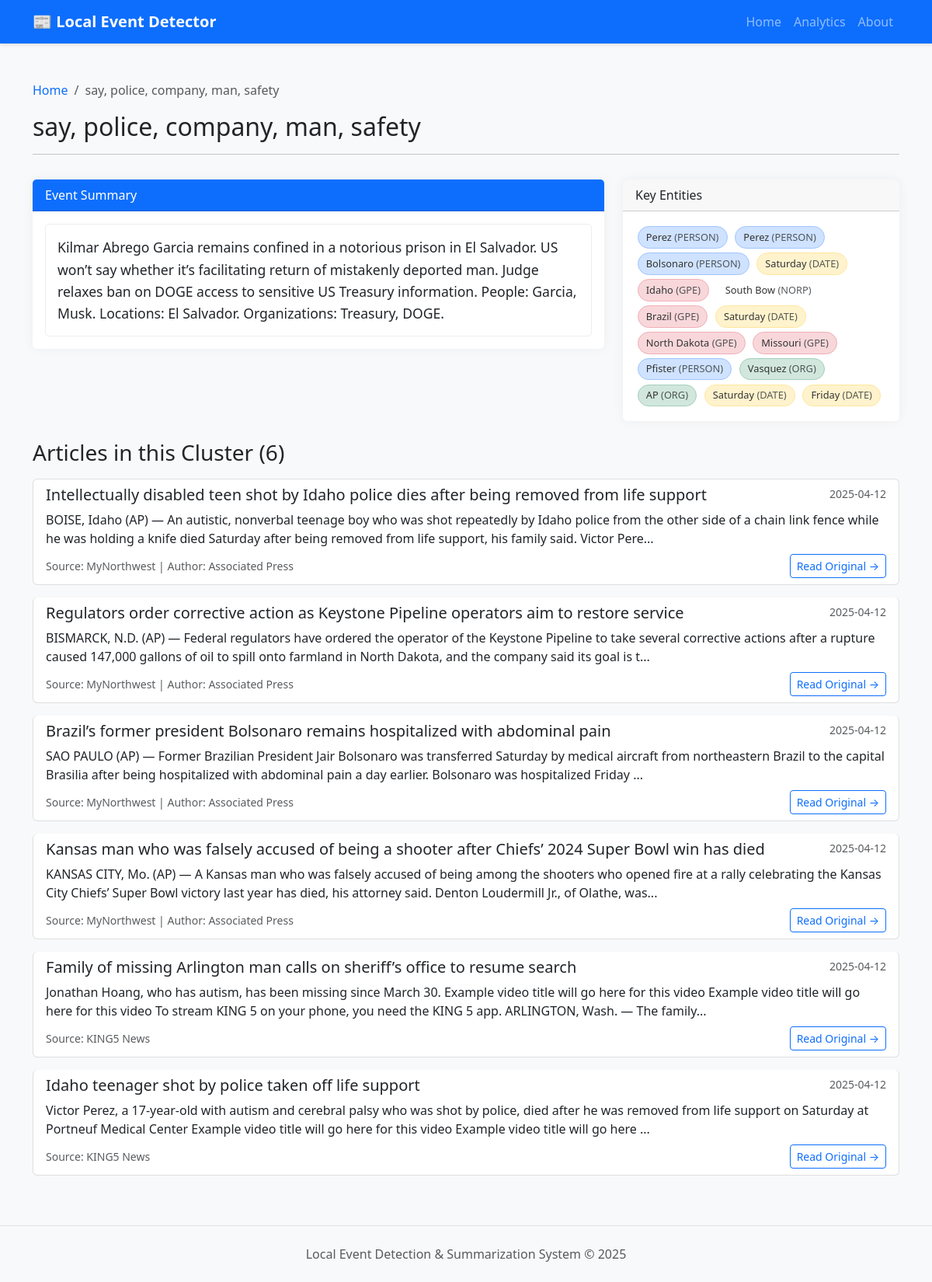
The page /cluster/0 on the database its author committed.
### database/setup_db.py (models this page shows)
class Cluster(Base):
    __tablename__ = 'clusters'
    id = Column(Integer, primary_key=True)
    created_date = Column(DateTime, default=datetime.now)
    topic = Column(String(255), nullable=True)
    article_count = Column(Integer, default=0)

class Summary(Base):
    __tablename__ = 'summaries'
    id = Column(Integer, primary_key=True)
    cluster_id = Column(Integer, nullable=False)
    summary_text = Column(Text, nullable=False)
    created_date = Column(DateTime, default=datetime.now)

class Entity(Base):
    __tablename__ = 'entities'
    id = Column(Integer, primary_key=True)
    article_id = Column(Integer, ForeignKey('articles.id'))
    text = Column(String(255), nullable=False)
    label = Column(String(50), nullable=False)  # PERSON, ORG, LOC, etc.
    count = Column(Integer, default=1)
    article = relationship("Article", back_populates="entities")

class Article(Base):
    __tablename__ = 'articles'
    id = Column(Integer, primary_key=True)
    title = Column(String(255), nullable=False)
    url = Column(String(512), unique=True, nullable=False)
    source = Column(String(100), nullable=False)
    author = Column(String(100), nullable=True)
    published_date = Column(DateTime, default=datetime.now)
    content = Column(Text, nullable=False)
    processed_content = Column(Text, nullable=True)
    cluster_id = Column(Integer, nullable=True)
    embedding = Column(Text, nullable=True)  # Store as JSON string
    entities = relationship("Entity", back_populates="article")

### webapp/app.py (the view)
@app.route('/cluster/<int:cluster_id>')
def cluster_detail(cluster_id):
    session = setup_db()
    cluster = session.query(Cluster).filter_by(id=cluster_id).first()
    if not cluster:
        session.close()
        return "Cluster not found", 404
    summary = session.query(Summary).filter_by(cluster_id=cluster_id).first()
    articles = session.query(Article).filter_by(cluster_id=cluster_id).all()
    top_entities = []
    if articles:
        article_ids = [article.id for article in articles]
        top_entities = session.query(
            Entity.text, Entity.label, Entity.count
        ).filter(
            Entity.article_id.in_(article_ids)
        ).order_by(
            Entity.count.desc()
        ).limit(15).all()
    session.close()
    return render_template(
        'cluster_detail.html',
        cluster=cluster,
        summary=summary.summary_text if summary else "No summary available",
        articles=articles,
        entities=top_entities
    )

### database/setup_db.py (called while the page is built)
def setup_db():
    db_path = os.path.join(os.path.dirname(__file__), '..', 'event_data.db')
    engine = create_engine(f'sqlite:///{db_path}')
    Base.metadata.create_all(engine)
    Session = sessionmaker(bind=engine)
    return Session()

### webapp/app.py (called while the page is built)
@app.context_processor
def inject_now():
    return {'now': datetime.utcnow}

### webapp/templates/cluster_detail.html (shortened to what this page needs)
{% extends 'base.html' %}
{% block content %}
<div class="row mb-3">
    <div class="col-12">
        <nav aria-label="breadcrumb">
            <ol class="breadcrumb">
                <li class="breadcrumb-item"><a href="{{ url_for('index') }}">Home</a></li>
                <li class="breadcrumb-item active" aria-current="page">{{ cluster.topic or "Cluster " + cluster.id|string }}</li>
            </ol>
        </nav>
        <h1 class="h2">{{ cluster.topic or "Cluster " + cluster.id|string }}</h1>
        <hr>
    </div>
</div>
<div class="row mb-4">
    <div class="col-lg-8">
         <div class="card mb-4">
            <div class="card-header bg-primary text-white">
                Event Summary
            </div>
            <div class="card-body">
                <div class="summary-text">{{ summary or "Summary not available." }}</div>
            </div>
        </div>
    </div>
    <div class="col-lg-4">
        <div class="card">
             <div class="card-header">
                Key Entities
            </div>
            <div class="card-body">
                {% if entities %}
                    {% for entity in entities %}
                        <span class="entity-pill entity-{{ entity.label }}">
                            {{ entity.text }} <span class="text-muted">({{ entity.label }})</span>
                        </span>
                    {% endfor %}
                {% else %}
                    <p class="text-muted">No key entities identified for this cluster.</p>
                {% endif %}
            </div>
        </div>
    </div>
</div>
<div class="row">
    <div class="col-12">
        <h3 class="mb-3">Articles in this Cluster ({{ articles|length }})</h3>
        <div class="list-group">
            {% for article in articles %}
            <div class="list-group-item list-group-item-action flex-column align-items-start">
                <div class="d-flex w-100 justify-content-between mb-1">
                    <h5 class="mb-1">{{ article.title }}</h5>
                    <small class="text-muted">{{ article.published_date.strftime('%Y-%m-%d') if article.published_date else 'N/A' }}</small>
                </div>
                <p class="mb-2">{{ article.content|striptags|truncate(250, True) }}</p>
                <div class="d-flex justify-content-between align-items-center">
                     <small class="text-muted">Source: {{ article.source }} {% if article.author %}| Author: {{ article.author }}{% endif %}</small>
                     <a href="{{ article.url }}" target="_blank" rel="noopener noreferrer" class="btn btn-sm btn-outline-primary">Read Original &rarr;</a>
                </div>
            </div>
            {% else %}
             <div class="list-group-item">
                 <p class="text-muted mb-0">No articles found for this cluster.</p>
             </div>
            {% endfor %}
        </div>
    </div>
</div>
{% endblock %}

### webapp/static/css/style.css (style rules this page uses)
body { padding-top: 56px; background-color: #f8f9fa; }
.cluster-card, .card { border: none; box-shadow: 0 0 15px rgba(0,0,0,0.05); transition: transform 0.2s ease-in-out, box-shadow 0.2s ease-in-out; }
.card-header { font-weight: 500; }
.entity-pill { display: inline-block; padding: 0.3em 0.8em; margin: 0.2em; border-radius: 15px; font-size: 0.8em; font-weight: 500; color: #333; border: 1px solid transparent; }
.entity-PERSON { background-color: #cfe2ff; border-color: #9ec5fe; }
.entity-ORG { background-color: #d1e7dd; border-color: #a3cfbb; }
.entity-LOC, .entity-GPE { background-color: #f8d7da; border-color: #f1aeb5; }
.entity-DATE, .entity-TIME { background-color: #fff3cd; border-color: #ffe69c; }
.summary-text { font-size: 1.1em; line-height: 1.6; background-color: #ffffff; padding: 15px; border-radius: 5px; border: 1px solid #eee; }
.list-group-item { margin-bottom: 1rem; border-radius: 0.375rem; border: 1px solid rgba(0,0,0,.125); }
.breadcrumb-item a { text-decoration: none; }

### rows shown on the page
Cluster: topic "say, police, company, man, safety"
Summary: summary_text "Kilmar Abrego Garcia remains confined in a notorious prison in El Salvador. US won’t say whether it’s facilitating return of mistakenly deported man. Judge relaxes ban on DOGE access to sensitive US Treasury information. People: Garcia, Musk. Locations: El Salvador. Organizations: Treasury, DOGE."
Entity: text "Perez", label "PERSON"
Entity: text "Perez", label "PERSON"
Entity: text "Bolsonaro", label "PERSON"
Entity: text "Saturday", label "DATE"
Entity: text "Idaho", label "GPE"
Entity: text "South Bow", label "NORP"
Entity: text "Brazil", label "GPE"
Entity: text "Saturday", label "DATE"
Entity: text "North Dakota", label "GPE"
Entity: text "Missouri", label "GPE"
Entity: text "Pfister", label "PERSON"
Entity: text "Vasquez", label "ORG"
Entity: text "AP", label "ORG"
Entity: text "Saturday", label "DATE"
Entity: text "Friday", label "DATE"
Article: title "Intellectually disabled teen shot by Idaho police dies after being removed from life support", published_date "2025-04-12", content "BOISE, Idaho (AP) — An autistic, nonverbal teenage boy who was shot repeatedly by Idaho police from the other side of a chain link fence while he was holding a knife died Saturday after being removed from life support, his family said. Victor Pere...", source "MyNorthwest", author "Associated Press"
Article: title "Regulators order corrective action as Keystone Pipeline operators aim to restore service", published_date "2025-04-12", content "BISMARCK, N.D. (AP) — Federal regulators have ordered the operator of the Keystone Pipeline to take several corrective actions after a rupture caused 147,000 gallons of oil to spill onto farmland in North Dakota, and the company said its goal is t...", source "MyNorthwest", author "Associated Press"
Article: title "Brazil’s former president Bolsonaro remains hospitalized with abdominal pain", published_date "2025-04-12", content "SAO PAULO (AP) — Former Brazilian President Jair Bolsonaro was transferred Saturday by medical aircraft from northeastern Brazil to the capital Brasilia after being hospitalized with abdominal pain a day earlier. Bolsonaro was hospitalized Friday ...", source "MyNorthwest", author "Associated Press"
Article: title "Kansas man who was falsely accused of being a shooter after Chiefs’ 2024 Super Bowl win has died", published_date "2025-04-12", content "KANSAS CITY, Mo. (AP) — A Kansas man who was falsely accused of being among the shooters who opened fire at a rally celebrating the Kansas City Chiefs’ Super Bowl victory last year has died, his attorney said. Denton Loudermill Jr., of Olathe, was...", source "MyNorthwest", author "Associated Press"
Article: title "Family of missing Arlington man calls on sheriff’s office to resume search", published_date "2025-04-12", content "Jonathan Hoang, who has autism, has been missing since March 30. Example video title will go here for this video Example video title will go here for this video To stream KING 5 on your phone, you need the KING 5 app. ARLINGTON, Wash. — The family...", source "KING5 News"
Article: title "Idaho teenager shot by police taken off life support", published_date "2025-04-12", content "Victor Perez, a 17-year-old with autism and cerebral palsy who was shot by police, died after he was removed from life support on Saturday at Portneuf Medical Center Example video title will go here for this video Example video title will go here ...", source "KING5 News"

### other values the page prints
{{ articles|length }} "6"
